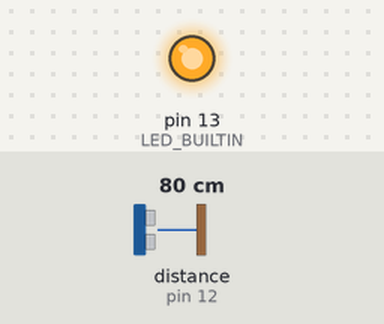
The sketch below on a simulated Arduino Uno, built with avr-gcc and run on an emulated ATmega328P. Parts: output pins drawn as LEDs (lit = HIGH). Wiring (inferred from the names in the program): ultrasonic range finder: trigger pin 12; echo pin 12. The test bench sets the inputs (shaded band); at power-on: distance to the obstacle (sensor on pin 12) 80 cm. The echo pulse lasts 58.3 µs per cm; what the sketch prints to the serial monitor is not drawn.

Above: at 1.2 s.
1.3 s: distance to the obstacle (sensor on pin 12) set to 9 cm
4.3 s: distance to the obstacle (sensor on pin 12) set to 4 cm
Timing chart, 0 to 7.3 s (numbered marks = the images above; inputs shaded):
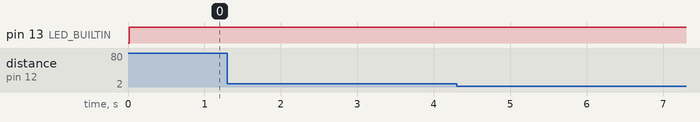

Measured:
- after the input at 1.3 s, every drawn part: stays the same
- after the input at 4.3 s, every drawn part: stays the same

The sketch:

Task1.1P.ino
```cpp
// C++ code

constexpr unsigned char SIGNAL_PIN = 12;
constexpr unsigned short MAX_PROXIMITY = 336;

void HandleProximity(unsigned long distance)
{
  if (distance <= MAX_PROXIMITY)
  {
    digitalWrite(LED_BUILTIN, HIGH);
    Serial.print(distance);
    Serial.println(" cm");
  }
  else
  {
    digitalWrite(LED_BUILTIN, LOW);
  }
}

void setup()
{
  Serial.begin(9600);
  pinMode(LED_BUILTIN, OUTPUT);
}

void loop()
{
  // References: https://docs.arduino.cc/built-in-examples/sensors/Ping
  delay(10); // Delay a little bit to improve simulation performance

  pinMode(SIGNAL_PIN, OUTPUT);
  digitalWrite(SIGNAL_PIN, LOW);
  delayMicroseconds(2);
  digitalWrite(SIGNAL_PIN, HIGH);
  delayMicroseconds(5);
  digitalWrite(SIGNAL_PIN, LOW);
  pinMode(SIGNAL_PIN, INPUT);

  unsigned long durationUs = pulseIn(SIGNAL_PIN, HIGH);

  // Speed of sound = 343 m/s == 34,300 cm/s
  // 34,300 / 1*10^-6 = 0.0343 cm/us
  // 1 / 0.0343 = 29.1 us/cm
  unsigned long distanceCm = (durationUs / 2) / 29;

  HandleProximity(distanceCm);
  delay(100);
}
```

Task1.1P.cpp
```cpp
// C++ code

constexpr unsigned char SIGNAL_PIN = 12;
constexpr unsigned short MAX_PROXIMITY = 336;

void HandleProximity(unsigned long distance)
{
  if (distance <= MAX_PROXIMITY)
  {
    digitalWrite(LED_BUILTIN, HIGH);
    Serial.print(distance);
    Serial.println(" cm");
  }
  else
  {
    digitalWrite(LED_BUILTIN, LOW);
  }
}

void setup()
{
  Serial.begin(9600);
  pinMode(LED_BUILTIN, OUTPUT);
}

void loop()
{
  // References: https://docs.arduino.cc/built-in-examples/sensors/Ping
  delay(10); // Delay a little bit to improve simulation performance

  pinMode(SIGNAL_PIN, OUTPUT);
  digitalWrite(SIGNAL_PIN, LOW);
  delayMicroseconds(2);
  digitalWrite(SIGNAL_PIN, HIGH);
  delayMicroseconds(5);
  digitalWrite(SIGNAL_PIN, LOW);
  pinMode(SIGNAL_PIN, INPUT);

  unsigned long durationUs = pulseIn(SIGNAL_PIN, HIGH);

  // Speed of sound = 343 m/s == 34,300 cm/s
  // 34,300 / 1*10^-6 = 0.0343 cm/us
  // 1 / 0.0343 = 29.1 us/cm
  unsigned long distanceCm = (durationUs / 2) / 29;

  HandleProximity(distanceCm);
  delay(100);
}
```
